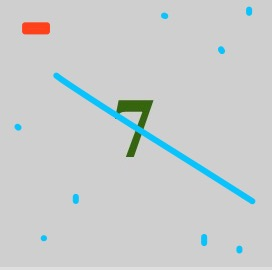
#> input picture AI/MNIST/image/zd7.jpg, 272 x 270 px, found by its file name
$ python __init__.py ../../../AI/MNIST/image/zd7.jpg   (Python 2 division)   (older library calls are emulated)
#> lines starting #> are read from the running program, lines starting #| are printed output that depends on the picture; after the words box and inside, x2 and y2 are one past the last pixel; in counts of white or black regions, pixels touching at a corner belong together
#> in process_img, img is the input picture: shape (270, 272, 3); mean B, G, R 205.6, 205.2, 201.2
# coding:utf-8

import copy
import sys
import os

import cv2
import matplotlib.pyplot as plt
import numpy as np
import tensorflow as tf
from PIL import Image, ImageFilter


#灰度化处理
def cvt_Color(img):
    img=cv2.cvtColor(img,cv2.COLOR_BGR2GRAY)
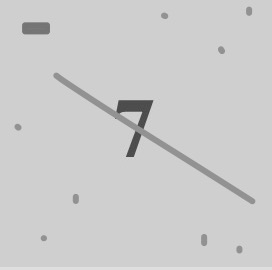
#> img: shape (270, 272); min 67, max 223, mean 204.1
    return img


# 去边框/加边框
def get_Side(img):
    # 将图片的边缘变为白色
    height, width = img.shape
    for i in range(width):
        img[0, i] = 255
        img[height-1, i] = 255
    for j in range(height):
        img[j, 0] = 255
        img[j, width-1] = 255
    return img


# 中值滤波,降噪
def median_Blur(img, m=3):
#> called with m = 3
    blur = cv2.medianBlur(img, m) #模板大小3*3
    return blur


# 二值化处理
def thresh_old(img, l=100, h=255):
#> called with l = 100, h = 255
    ret,im_fixed=cv2.threshold(img,l,h,cv2.THRESH_BINARY)
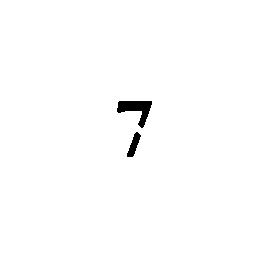
#> im_fixed: shape (270, 272); 99.2% white; 2 black regions
#> ret = 100
    #im_fixed = cv2.adaptiveThreshold(img, 255, cv2.ADAPTIVE_THRESH_GAUSSIAN_C, cv2.THRESH_BINARY, 21, 1)
    return im_fixed


# 裁剪字符
def cut(img):
    # 查找检测物体的轮廓
    image, contours, hierarchy = cv2.findContours(img, 2, 2)
#> contours = 3 contours; box (x1, y1, x2, y2) and area: (0, 0, 272, 270) 72899, (116, 100, 153, 129) 504, (126, 131, 142, 158) 194
    #cv2.imshow('image',image)
    # 计数器
    flag = 1
    for cnt in contours:
        # 最小的外接矩形, cnt是一个二值图, x,y是矩阵左上点的坐标, w,h是矩阵的宽和高
        x, y, w, h = cv2.boundingRect(cnt)
        if x != 0 and y != 0 and w*h >= 500:
            #print((x,y,w,h))
            # 调整图像尺寸为28*28
            resize_img = cv2.resize(img[y:y+h, x:x+w], (28,28))
            # 再次二值化
            im_fixed = thresh_old(resize_img, 200, 255)
            # 显示图片
            new_img = get_Side(im_fixed)
            image = Image.fromarray(new_img)
            flag += 1
#> this loop made 3 passes
#> (x, y, w, h, ret in thresh_old, height in get_Side, width in get_Side, flag) on pass 3: (116, 100, 37, 29, 200, 28, 28, 2)
#> (cnt, x, y, w, h) on pass 1: ([[0, 0], [0, 269], [271, 269], [271, 0]], 0, 0, 272, 270)
#> pass 3, in cut, `resize_img = cv2.resize(img[y:y+h, x:x+w], (28,28))`:
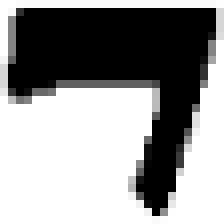
#> resize_img: shape (28, 28) (shown 8 times larger); min 0, max 255, mean 148.8
#> pass 3, in thresh_old (call 2), `ret,im_fixed=cv2.threshold(img,l,h,cv2.THRESH_BINARY)`:
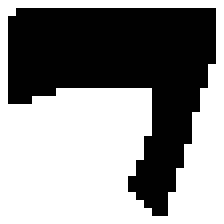
#> im_fixed: shape (28, 28) (shown 8 times larger); 55.9% white; 1 black region, box (x1, y1, x2, y2) and area: (1, 1, 27, 27) 346
#> after the loop, flag = 2
    return image


def image_prepare(img):
    # [5 lines of commented-out code are left out]
    data = list(img.getdata())
#> data = 784 values, max 255 at index 0, min 0 at index 30, mean 142.5
    result = [ (255-x)*1.0/255.0 for x in data]
#> result = 784 values, max 1 at index 30, min 0 at index 0, mean 0.441
    x = tf.placeholder("float", shape=[None, 784])
    #训练标签数据
    y_ = tf.placeholder("float", shape=[None, 10])
    x_image = tf.reshape(x, [-1,28,28,1])

    conv1_weights = tf.get_variable("conv1_weights", [5, 5, 1, 32], initializer=tf.truncated_normal_initializer(stddev=0.1))
    conv1_biases = tf.get_variable("conv1_biases", [32], initializer=tf.constant_initializer(0.0))
    conv1 = tf.nn.conv2d(x_image, conv1_weights, strides=[1, 1, 1, 1], padding='SAME')
    relu1 = tf.nn.relu( tf.nn.bias_add(conv1, conv1_biases) )
    pool1 = tf.nn.max_pool(relu1, ksize=[1, 2, 2, 1], strides=[1, 2, 2, 1], padding='SAME')

    conv2_weights = tf.get_variable("conv2_weights", [5, 5, 32, 64], initializer=tf.truncated_normal_initializer(stddev=0.1)) #过滤器大小为5*5, 当前层深度为32， 过滤器的深度为64
    conv2_biases = tf.get_variable("conv2_biases", [64], initializer=tf.constant_initializer(0.0))
    conv2 = tf.nn.conv2d(pool1, conv2_weights, strides=[1, 1, 1, 1], padding='SAME') #移动步长为1, 使用全0填充
    relu2 = tf.nn.relu( tf.nn.bias_add(conv2, conv2_biases) )

    pool2 = tf.nn.max_pool(relu2, ksize=[1, 2, 2, 1], strides=[1, 2, 2, 1], padding='SAME')

    fc1_weights = tf.get_variable("fc1_weights", [7 * 7 * 64, 1024], initializer=tf.truncated_normal_initializer(stddev=0.1)) #7*7*64=3136把前一层的输出变成特征向量
    fc1_baises = tf.get_variable("fc1_baises", [1024], initializer=tf.constant_initializer(0.1))
    pool2_vector = tf.reshape(pool2, [-1, 7 * 7 * 64])
    fc1 = tf.nn.relu(tf.matmul(pool2_vector, fc1_weights) + fc1_baises)

    #为了减少过拟合，加入Dropout层
    keep_prob = tf.placeholder(tf.float32)
    fc1_dropout = tf.nn.dropout(fc1, keep_prob)

    #第六层：全连接层
    fc2_weights = tf.get_variable("fc2_weights", [1024, 10], initializer=tf.truncated_normal_initializer(stddev=0.1)) #神经元节点数1024, 分类节点10
    fc2_biases = tf.get_variable("fc2_biases", [10], initializer=tf.constant_initializer(0.1))
    fc2 = tf.matmul(fc1_dropout, fc2_weights) + fc2_biases

    #第七层：输出层
    # softmax
    y_conv = tf.nn.softmax(fc2)

    #定义交叉熵损失函数
    cross_entropy = tf.reduce_mean(-tf.reduce_sum(y_ * tf.log(y_conv), reduction_indices=[1]))

    #选择优化器，并让优化器最小化损失函数/收敛, 反向传播
    train_step = tf.train.AdamOptimizer(1e-4).minimize(cross_entropy)

    # tf.argmax()返回的是某一维度上其数据最大所在的索引值，在这里即代表预测值和真实值
    # 判断预测值y和真实值y_中最大数的索引是否一致，y的值为1-10概率
    correct_prediction = tf.equal(tf.argmax(y_conv,1), tf.argmax(y_,1))

    # 用平均值来统计测试准确率
    accuracy = tf.reduce_mean(tf.cast(correct_prediction, tf.float32))


    #导入训练好的模型
    sess = tf.InteractiveSession()
    saver = tf.train.Saver()
    tf.global_variables_initializer().run()
    # 找到文件父级目录
    model_path = os.path.dirname(os.path.abspath(__file__)) + "/model/model.ckpt"
    # print model_path
    saver.restore(sess, model_path)
    #print("W1:", sess.run(conv1_weights)) # 打印v1、v2的值一会读取之后对比
    #print("W2:", sess.run(conv1_biases))
    prediction=tf.argmax(y_conv,1)
    predint=prediction.eval(feed_dict={x: [result],keep_prob: 1.0}, session=sess)

    #print('recognize result:')
    #print(predint[0])
    return predint[0]


def process_img(filedir):
    #读入原始图像
    img=cv2.imread(filedir)
    # 灰度图
    gary = cvt_Color(img)
    # 降噪
    blur = median_Blur(gary)
    # 二值化
    thresh = thresh_old(blur)
    # 裁剪

    image = cut(thresh)
    result = image_prepare(image)
    return result


if __name__ == "__main__":
    print process_img('home/cris/Study/AI/MNIST/image/zd7.jpg')
#> (the call stopped at in image_prepare, `x = tf.placeholder("float", shape=[None, 784])`: tensorflow is not available in this run)

$ run again, with AI/MNIST/image/zd1.jpg copied over AI/MNIST/image/zd7.jpg
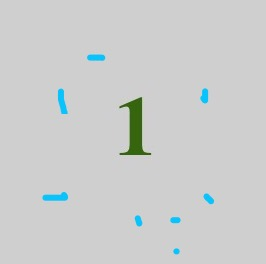
#> input picture AI/MNIST/image/zd1.jpg, 266 x 264 px, found by its file name
#> in process_img, img is the input picture: shape (264, 266, 3); mean B, G, R 205.3, 205.7, 203.3
#> img: shape (264, 266)
#> in thresh_old, `ret,im_fixed=cv2.threshold(img,l,h,cv2.THRESH_BINARY)`:
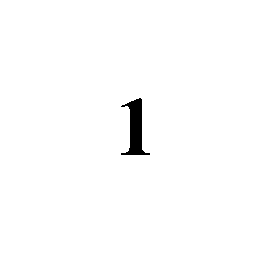
#> im_fixed: shape (264, 266); 99% white; 1 black region
#> ret = 100
#> contours = 2 contours; box (x1, y1, x2, y2) and area: (0, 0, 266, 264) 69695, (120, 97, 151, 156) 822
#> the loop in cut, `for cnt in contours:` made 2 passes
#> (x, y, w, h, ret in thresh_old, height in get_Side, width in get_Side, flag) on pass 2: (120, 97, 31, 59, 200, 28, 28, 2)
#> pass 2, in cut, `new_img = get_Side(im_fixed)`:
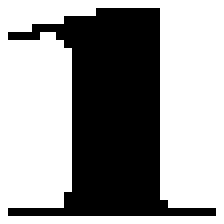
#> new_img: shape (28, 28) (shown 8 times larger); 59.9% white; 1 black region, box (x1, y1, x2, y2) and area: (1, 1, 27, 27) 314
#> after the loop in cut, `for cnt in contours:`: flag = 2
#> data = 784 values, max 255 at index 0, min 0 at index 40, mean 152.9
#> result = 784 values, max 1 at index 40, min 0 at index 0, mean 0.401
